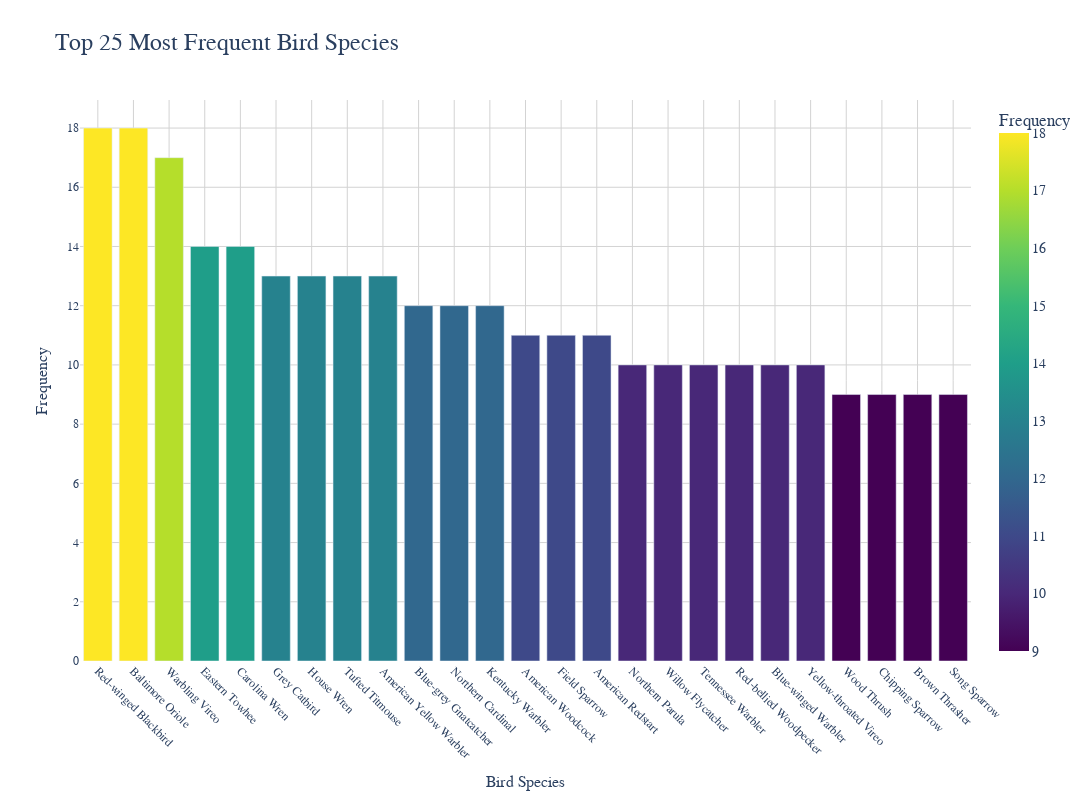

Source (notebook cell):
### Code cell
# Assuming 'data' is your DataFrame
top_25_birds = data['common_name'].value_counts().nlargest(25)

fig = px.bar(
    x=top_25_birds.index,
    y=top_25_birds.values,
    labels={'x': 'Bird Species', 'y': 'Frequency'},
    title='Top 25 Most Frequent Bird Species',
    color=top_25_birds.values,
    color_continuous_scale='viridis'
)

fig.update_layout(
    font=dict(family="Arial", size=14),
    plot_bgcolor='white',
    xaxis=dict(
        tickangle=45,
        title_font=dict(size=16),
        tickfont=dict(size=12),
        gridcolor='lightgray'
    ),
    yaxis=dict(
        title_font=dict(size=16),
        tickfont=dict(size=12),
        gridcolor='lightgray'
    ),
    coloraxis_colorbar=dict(title='Frequency'),
    title=dict(font=dict(size=24)),
    height=800,
    width=1200
)

fig.show()

### Figure 1 — Plotly figure (JSON) as saved in the notebook; plotly's stock layout.template omitted (floating-point values rounded to 4 significant figures)
{"data": [{"alignmentgroup": "True", "hovertemplate": "Bird Species=%{x}<br>Frequency=%{y}<br>color=%{marker.color}<extra></extra>", "legendgroup": "", "marker": {"color": [18, 18, 17, 14, 14, 13, 13, 13, 13, 12, 12, 12, 11, 11, 11, 10, 10, 10, 10, 10, 10, 9, 9, 9, 9], "coloraxis": "coloraxis", "pattern": {"shape": ""}}, "name": "", "offsetgroup": "", "orientation": "v", "showlegend": false, "textposition": "auto", "type": "bar", "x": ["Red-winged Blackbird", "Baltimore Oriole", "Warbling Vireo", "Eastern Towhee", "Carolina Wren", "Grey Catbird", "House Wren", "Tufted Titmouse", "American Yellow Warbler", "Blue-grey Gnatcatcher", "Northern Cardinal", "Kentucky Warbler", "American Woodcock", "Field Sparrow", "American Redstart", "Northern Parula", "Willow Flycatcher", "Tennessee Warbler", "Red-bellied Woodpecker", "Blue-winged Warbler", "Yellow-throated Vireo", "Wood Thrush", "Chipping Sparrow", "Brown Thrasher", "Song Sparrow"], "xaxis": "x", "y": [18, 18, 17, 14, 14, 13, 13, 13, 13, 12, 12, 12, 11, 11, 11, 10, 10, 10, 10, 10, 10, 9, 9, 9, 9], "yaxis": "y"}], "layout": {"barmode": "relative", "coloraxis": {"colorbar": {"title": {"text": "Frequency"}}, "colorscale": [[0, "#440154"], [0.1111, "#482878"], [0.2222, "#3e4989"], [0.3333, "#31688e"], [0.4444, "#26828e"], [0.5556, "#1f9e89"], [0.6667, "#35b779"], [0.7778, "#6ece58"], [0.8889, "#b5de2b"], [1, "#fde725"]]}, "font": {"family": "Arial", "size": 14}, "height": 800, "legend": {"tracegroupgap": 0}, "plot_bgcolor": "white", "title": {"font": {"size": 24}, "text": "Top 25 Most Frequent Bird Species"}, "width": 1200, "xaxis": {"anchor": "y", "domain": [0, 1], "gridcolor": "lightgray", "tickangle": 45, "tickfont": {"size": 12}, "title": {"font": {"size": 16}, "text": "Bird Species"}}, "yaxis": {"anchor": "x", "domain": [0, 1], "gridcolor": "lightgray", "tickfont": {"size": 12}, "title": {"font": {"size": 16}, "text": "Frequency"}}}}
